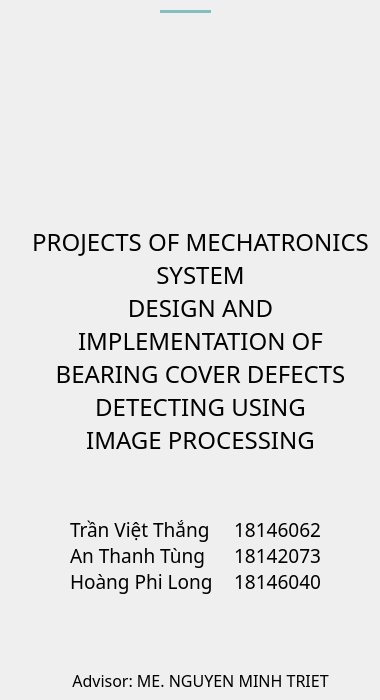
    <widget class="QWidget" name="Info_tab">
     <widget class="Line" name="Info_indicator">
      <property name="geometry">
       <rect>
        <x>160</x>
        <y>10</y>
        <width>51</width>
        <height>3</height>
       </rect>
      </property>
      <property name="styleSheet">
       <string notr="true">background-color:rgb(129, 192, 190);</string>
      </property>
      <property name="frameShadow">
       <enum>QFrame::Raised</enum>
      </property>
      <property name="lineWidth">
       <number>0</number>
      </property>
      <property name="midLineWidth">
       <number>0</number>
      </property>
      <property name="orientation">
       <enum>Qt::Horizontal</enum>
      </property>
     </widget>
     <widget class="QLabel" name="label_2">
      <property name="geometry">
       <rect>
        <x>40</x>
        <y>60</y>
        <width>100</width>
        <height>100</height>
       </rect>
      </property>
      <property name="text">
       <string/>
      </property>
      <property name="pixmap">
       <pixmap>pics/HCMUTE.png</pixmap>
      </property>
      <property name="scaledContents">
       <bool>true</bool>
      </property>
     </widget>
     <widget class="QLabel" name="label_3">
      <property name="geometry">
       <rect>
        <x>260</x>
        <y>60</y>
        <width>100</width>
        <height>100</height>
       </rect>
      </property>
      <property name="text">
       <string/>
      </property>
      <property name="pixmap">
       <pixmap>pics/CLC.png</pixmap>
      </property>
      <property name="scaledContents">
       <bool>true</bool>
      </property>
     </widget>
     <widget class="QLabel" name="Project_name">
      <property name="geometry">
       <rect>
        <x>30</x>
        <y>220</y>
        <width>341</width>
        <height>241</height>
       </rect>
      </property>
      <property name="font">
       <font>
        <family>Google Sans</family>
        <pointsize>18</pointsize>
       </font>
      </property>
      <property name="text">
       <string>PROJECTS OF MECHATRONICS SYSTEM
DESIGN AND IMPLEMENTATION OF BEARING COVER DEFECTS DETECTING USING 
IMAGE PROCESSING</string>
      </property>
      <property name="scaledContents">
       <bool>true</bool>
      </property>
      <property name="alignment">
       <set>Qt::AlignCenter</set>
      </property>
      <property name="wordWrap">
       <bool>true</bool>
      </property>
     </widget>
     <widget class="QLabel" name="Project_name_2">
      <property name="geometry">
       <rect>
        <x>70</x>
        <y>670</y>
        <width>261</width>
        <height>21</height>
       </rect>
      </property>
      <property name="font">
       <font>
        <family>Google Sans</family>
        <pointsize>12</pointsize>
       </font>
      </property>
      <property name="text">
       <string>Advisor: ME. NGUYEN MINH TRIET</string>
      </property>
      <property name="scaledContents">
       <bool>true</bool>
      </property>
      <property name="alignment">
       <set>Qt::AlignCenter</set>
      </property>
      <property name="wordWrap">
       <bool>true</bool>
      </property>
     </widget>
     <widget class="QLabel" name="Project_name_3">
      <property name="geometry">
       <rect>
        <x>70</x>
        <y>500</y>
        <width>151</width>
        <height>111</height>
       </rect>
      </property>
      <property name="font">
       <font>
        <family>Google Sans</family>
        <pointsize>14</pointsize>
       </font>
      </property>
      <property name="text">
       <string>Trần Việt Thắng An Thanh Tùng Hoàng Phi Long</string>
      </property>
      <property name="scaledContents">
       <bool>true</bool>
      </property>
      <property name="alignment">
       <set>Qt::AlignLeading|Qt::AlignLeft|Qt::AlignVCenter</set>
      </property>
      <property name="wordWrap">
       <bool>true</bool>
      </property>
     </widget>
     <widget class="QLabel" name="Project_name_4">
      <property name="geometry">
       <rect>
        <x>230</x>
        <y>500</y>
        <width>91</width>
        <height>111</height>
       </rect>
      </property>
      <property name="font">
       <font>
        <family>Google Sans</family>
        <pointsize>14</pointsize>
       </font>
      </property>
      <property name="text">
       <string>18146062 18142073 18146040</string>
      </property>
      <property name="scaledContents">
       <bool>true</bool>
      </property>
      <property name="alignment">
       <set>Qt::AlignRight|Qt::AlignTrailing|Qt::AlignVCenter</set>
      </property>
      <property name="wordWrap">
       <bool>true</bool>
      </property>
     </widget>
    </widget>
